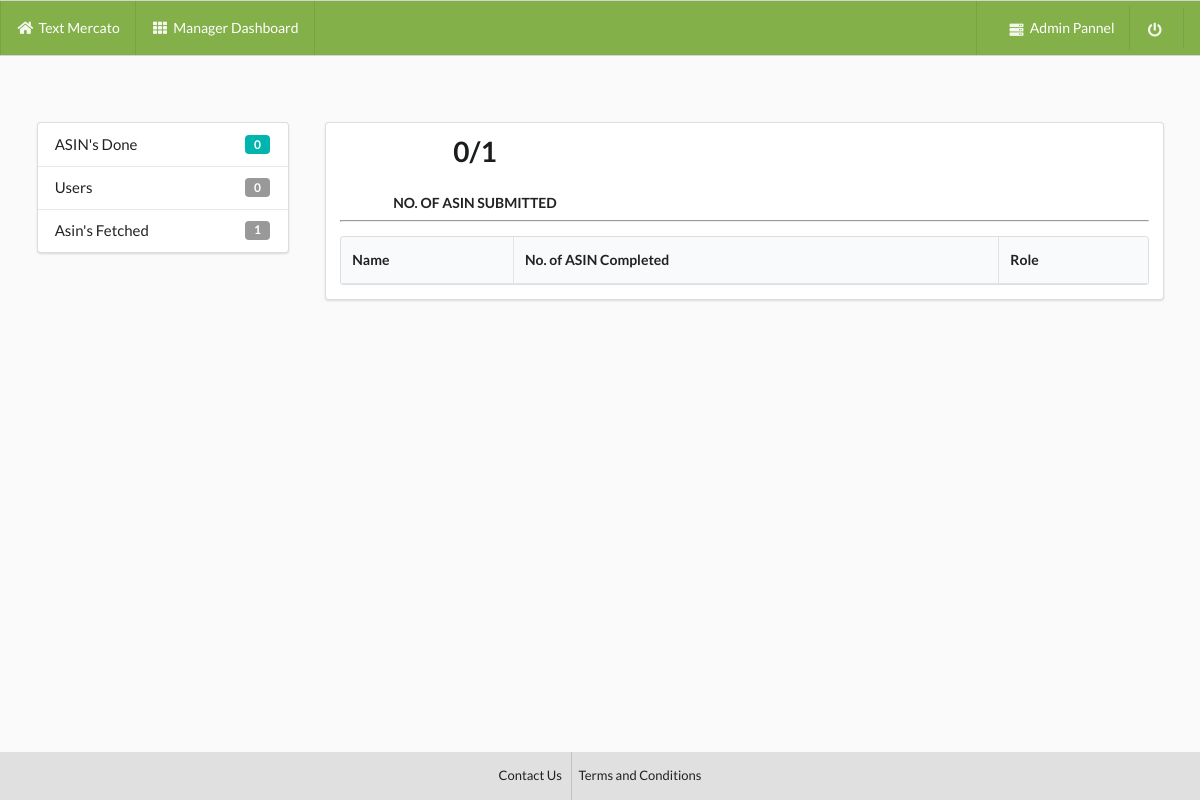
The page /manager/ on the database as committed earlier.
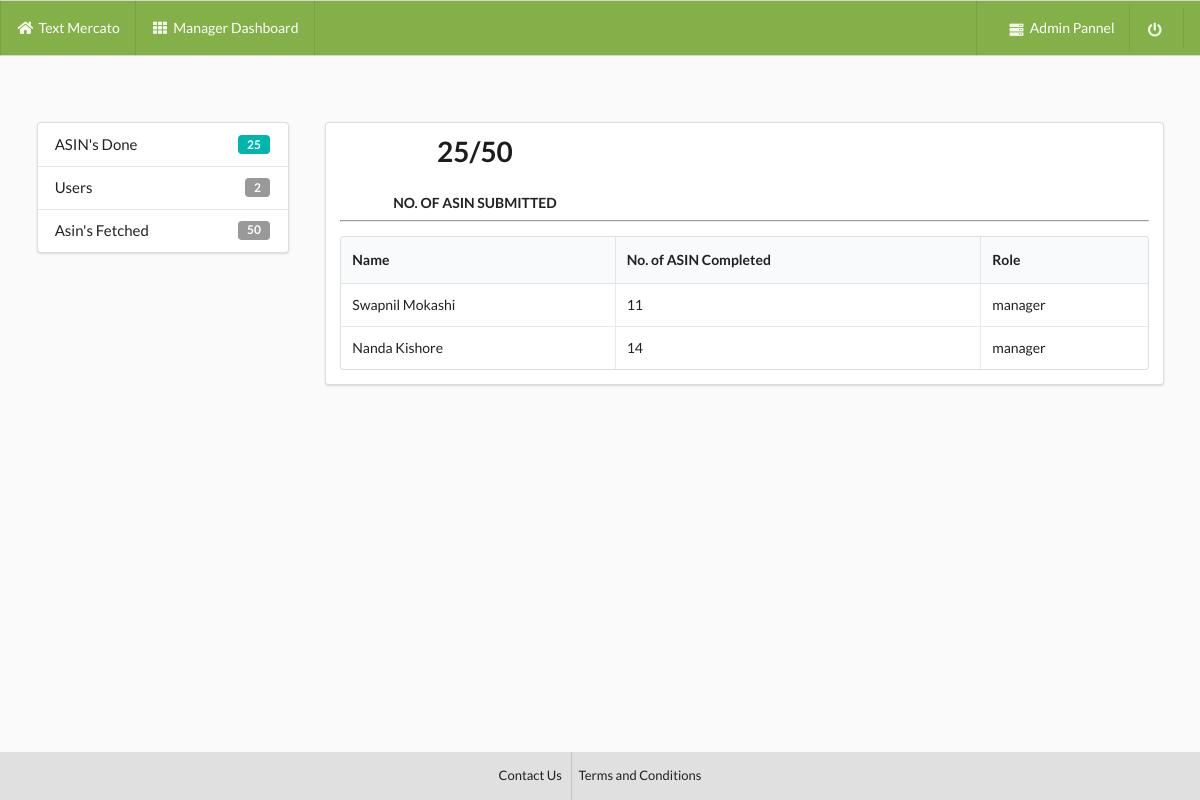
The same page on the database as committed later.
### app/models.py (models this page shows, shortened)
class empDetail(models.Model):
    name = models.CharField(max_length=10000, blank=True, null=True)
    asin_done_c = models.IntegerField(default=0,blank=True, null=True)
    email = models.CharField(max_length=1000,blank=True, null=True)
    roles = models.CharField(max_length=1000,blank=True, null=True)

### app/views.py (the view)
# urls.py: url(r'^manager/',views.manager,name="manager"),
def manager(request):
    data1 = asinDetail.objects.all()
    total_asin = data1.count()
    data2 = asinDetail.objects.filter(status=True)
    done_asin = data2.count()
    data3 = empDetail.objects.filter(~Q(roles="admin"))
    total_user = data3.count()
    data4 = asinDetail.objects.filter(extracted=True)
    asin_fetch = data4.count()
    context = {
        'total_asin':total_asin,
        'done_asin':done_asin,
        'total_user':total_user,
        'asin_fetch':asin_fetch,
        'data3':data3
        }
    return render(request,'manager.html',context=context)

### templates/manager.html (shortened to what this page needs)
<!DOCTYPE html>
{% load staticfiles %}
<html lang="en" dir="ltr">
  <head>
    <link rel="stylesheet" href="https://cdn.jsdelivr.net/npm/semantic-ui@2.4.0/dist/semantic.min.css">
  </head>
  <body style="background:#fafafa;">
    <div class="ui attached menu" style="background:#84b049; height:7%;">
  <div class="ui container">
    <a class="item" style="color:#ffffff;">
      <i class="home icon" style="color:#ffffff;"></i> Text Mercato
    </a>
    <a class="item" style="color:#ffffff;">
      <i class="grid layout icon" style="color:#ffffff;"></i>Manager Dashboard
    </a>
  </div>
  <div class="right item">
     <a class="item" style="color:#ffffff;" href="{% url 'admin:index' %}" target="_blank">
      <i class="server icon" style="color:#ffffff;"></i>Admin Pannel</a>
      <a class="item" style="color:#ffffff;" href="{% url 'app:index' %}">
        <i class="power off icon" style="color:#ffffff;"></i></a>
    </div>
</div>
    <div class="ui container raised" style="margin-top:5.5%;">
    <div class="ui grid">
      <div class="four wide column segment">
        <div class="ui large vertical menu">
        <a class="teal item">
          ASIN's Done
          <div class="ui teal left label">{{done_asin}}</div>
        </a>
        <a class="teal item">
          Users
          <div class="ui label">{{total_user}}</div>
        </a>
        <a class="teal item" href="{% url 'app:fetch_asin' %}">
          Asin's Fetched
          <div class="ui label">{{asin_fetch}}</div>
        </a>
      </div>
 </div>
  <div class="twelve wide stretched column">
    <div class="ui segment">
      <div class="ui container">
          <div class="ui three statistics">
  <div class="statistic">
    <div class="text value">
      {{done_asin}}/{{total_asin}}
    </div>
    <div class="label">
      No. of ASIN Submitted
    </div>
  </div>
</div>
      </div>
      <hr>
      <table class="ui selectable celled table">
    <thead>
      <tr>
        <th>Name</th>
        <th>No. of ASIN Completed</th>
        <th>Role</th>
      </tr>
    </thead>
    <tbody>
      {% for i in data3 %}
      <tr>
        <td>{{i.name}}</td>
        <td>{{i.asin_done_c}}</td>
        <td>{{i.roles}}</td>
      </tr>
      {% endfor %}
    </tbody>
  </table>
    </div>
  </div>
</div>
</div>
 <footer style="position:fixed;bottom:0; width:100%;">
   <div style="background:#e0e0e0;">
      <div class="ui center aligned container">
        <div class="ui horizontal small divided link list">
          <a class="item" href="#" style="color:#212121; padding-top:10%; padding-bottom:10%;">Contact Us</a>
          <a class="item" href="#" style="color:#212121; padding-top:10%; padding-bottom:10%;">Terms and Conditions</a>
        </div>
      </div>
    </div>
 </footer>
  </body>
</html>

Rows that differ between the two databases and show on the page:
added empDetail: name "Swapnil Mokashi", asin_done_c "11", roles "manager"
added empDetail: name "Nanda Kishore", asin_done_c "14", roles "manager"
Other text that changed with them:
{{ done_asin }}: "0" → "25"
{{ total_user }}: "0" → "2"
{{ asin_fetch }}: "1" → "50"
{{ total_asin }}: "1" → "50"
